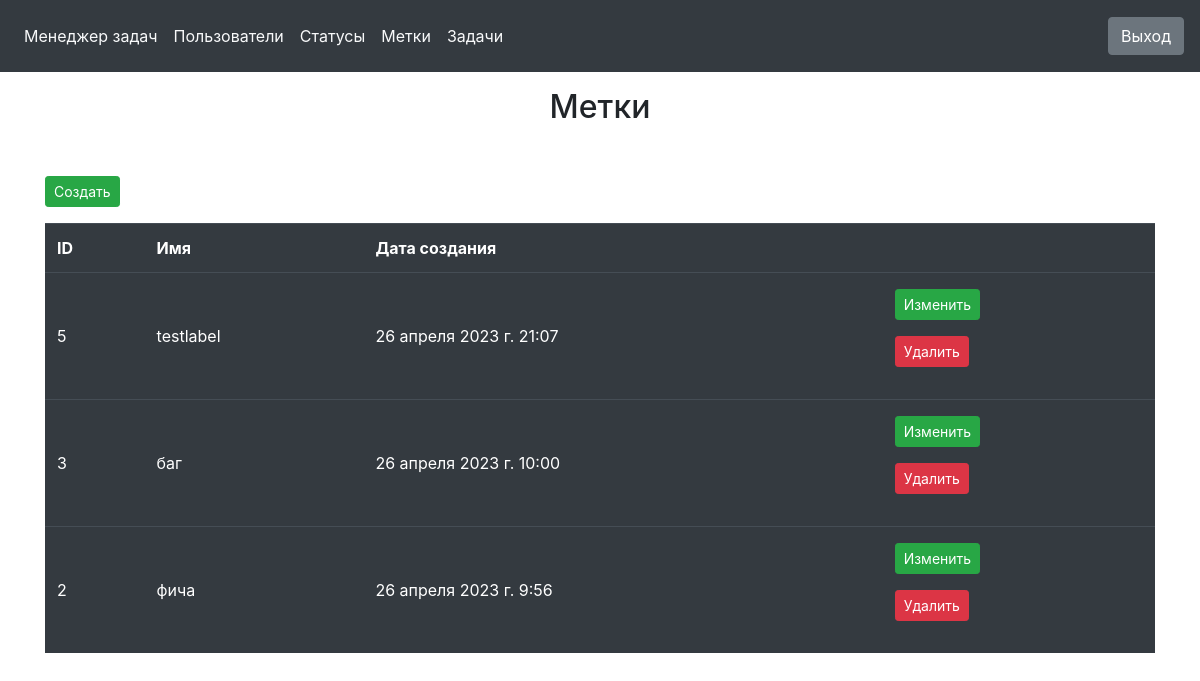
The page /labels/ (signed in) on the database as committed earlier.
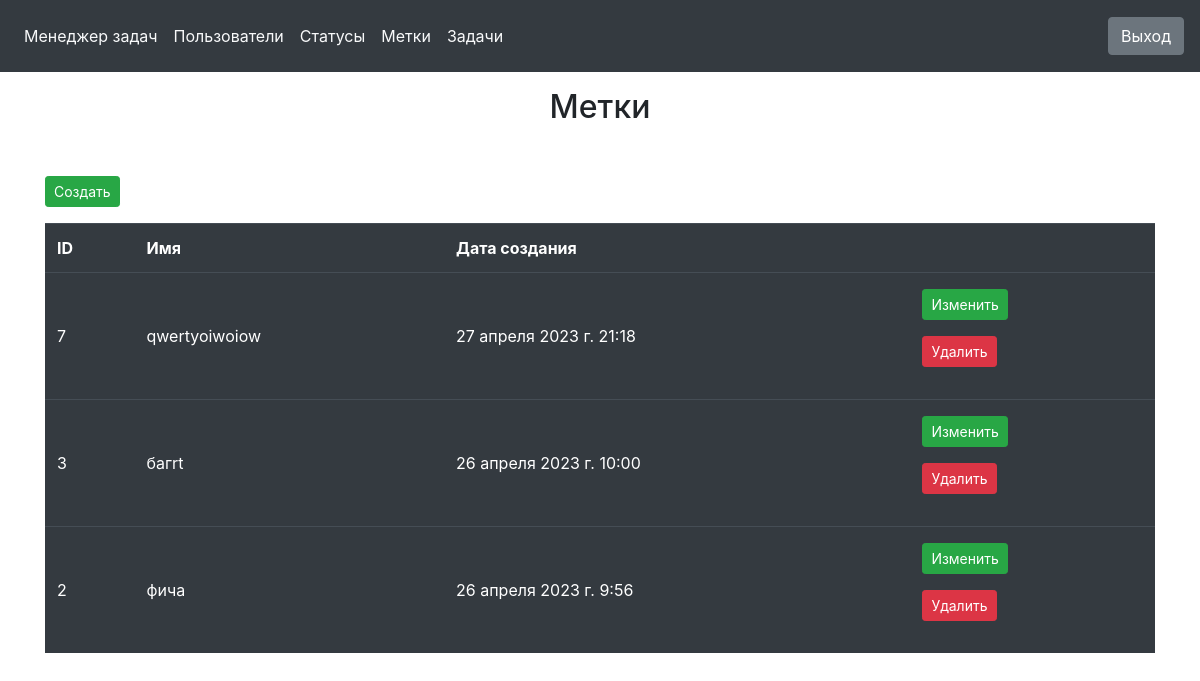
The same page on the database as committed later.
### labels/models.py (models this page shows, shortened)
class Labels(models.Model):
    name = models.CharField(_('name'), max_length=100, unique=True)
    created_at = models.DateTimeField(_('created at'), auto_now_add=True)
    class Meta:
        verbose_name = _('Labels')
        verbose_name_plural = _('Labels')
        ordering = ['-created_at']

### labels/views.py (the view)
# urls.py: path('', LabelsView.as_view(), name='labels'),
class LabelsView(BaseLoginRequiredMixin, ListView):
    model = Labels
    template_name = 'labels/index.html'

### core/mixins.py (called while the page is built)
    @method_decorator(login_required_message)
    def dispatch(self, request, *args, **kwargs):
        return super().dispatch(request, *args, **kwargs)

### templates/labels/index.html
{% extends 'base.html' %}
{% load i18n %}
{% block content %}
<main>
    <div class="container">
        <h2 class="text-center mt-3"  style="min-height: 10vh;">{% trans "Labels" %}</h2>
        <p><a href="{% url 'create_label' %}" class="btn btn-success btn-sm">{% trans "Create" %}</a></p>
        <table class="table table-dark table-striped-columns">
            <thead>
                <tr class="font-weight-bold">
                    <td>{% trans "ID" %}</td>
                    <td>{% trans "Name" %}</td>
                    <td>{% trans "Created at" %}</td>
                    <td ></td>
                </tr>
            </thead>
            <tbody>
                {% for label in object_list %}
                <tr>
                    <td class="align-middle py-3">{{ label.pk }}</td>
                    <td class="align-middle py-3">{{ label.name }}</td>
                    <td class="align-middle py-3">{{ label.created_at }}</td>
                    <td class="py-3">
                        <p><a href="{% url 'update_label' label.pk %}" class="btn btn-success btn-sm">{% trans "Update" %}</a></p>
                        <p><a href="{% url 'delete_label' label.pk %}" class="btn btn-danger btn-sm">{% trans "Delete"%}</a></p>
                    </td>
                </tr>
                {% endfor %}
            </tbody>
        </table>
    </div>
</main>
{% endblock %}

Rows that differ between the two databases and show on the page:
removed Labels: pk "5", name "testlabel", created_at "26 апреля 2023 г. 21:07"
added Labels: pk "7", name "qwertyoiwoiow", created_at "27 апреля 2023 г. 21:18"
changed Labels id 3: name "баг" → "багrt"
